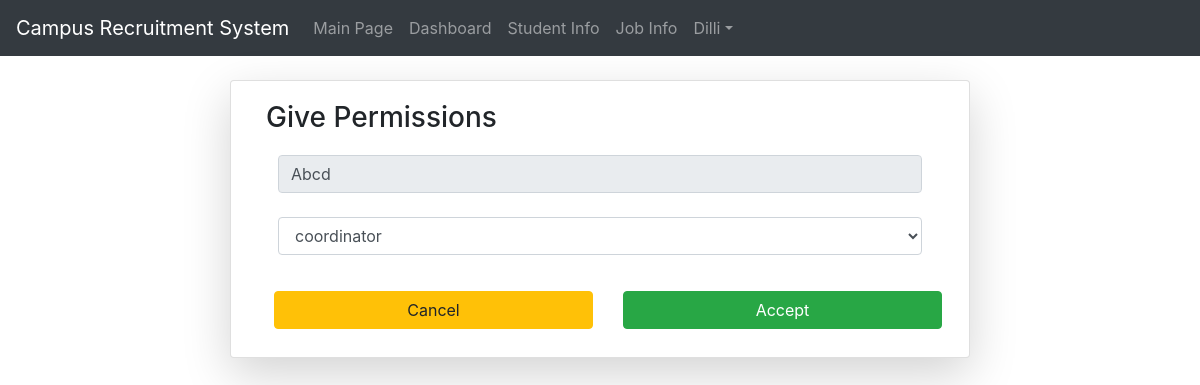
The page /eper/1/ (signed in) on the database its author committed.
### RevisedApp/models.py (models this page shows)
class User(AbstractUser):
	t=[('CSE','CSE'),('ECE','ECE'),('CIVIL','CIVIL'),('Mechanical','Mechanical'),('EEE','EEE'),('MBA','MBA')]
	y=[('III','III'),('IV','IV')]
	rollno=models.CharField(default='17AK1A000',max_length=10)
	dob=models.DateField(null=True)
	year=models.CharField(choices=y,max_length=5,null=True)
	dept=models.CharField(choices=t,max_length=12,null=True)
	phone_no=models.IntegerField(null=True)
	percentage=models.IntegerField(null=True)
	backlogs=models.IntegerField(null=True)
	pass_year=models.IntegerField(null=True)
	address=models.CharField(max_length=250,null=True)
	r=[(1,'coordinator'),(2,'Student'),(3,'Guest')]
	role=models.IntegerField(choices=r,default=2)

### RevisedApp/views.py (the view)
# urls.py: path('eper/<int:k>/',views.gvper,name='gp'),
def gvper(request,k):
	r=User.objects.get(id=k)
	if request.method == "POST":
		k=Usperm(request.POST,instance=r)
		if k.is_valid():
			k.save()
			return redirect('/per')
	k2= Usperm(instance=r)
	return render(request,'html/gvp.html',{'y':k2})

### RevisedApp/forms.py
class Usperm(forms.ModelForm):
	class Meta:
		model = User
		fields=["username","role"]
		widgets={
		 "username":forms.TextInput(attrs={"class":"form-control","readOnly":True,}),
		 "role":forms.Select(attrs={"class":"form-control"}),
		}

### RevisedApp/templates/html/gvp.html (shortened to what this page needs)
{% extends 'html/base.html' %}
{% block content %}
<div class="container mt-4">
	<div class="card col-md-8 mx-auto shadow-lg">
	<div class="card-body">
		<form method="POST">
		<h3>Give Permissions</h3>
		<table class="table table-borderless">
			{% for m in y %}
			<tr>
				<td>{{m}}</td>
			</tr>
			{% endfor %}
		</table>
		<div class="row">
			<div class="col">
				<a href="{% url 'perm' %}" class='btn btn-warning col-sm m-2'> Cancel</a>
				</div>
				<div class="col">
					<input type="submit" value="Accept" class="btn btn-success col-sm m-2">
				</div>
			</div>
		</form>
	</div>
	</div>
</div>
{% endblock %}

### RevisedApp/templates/html/navbar.html (shortened to what this page needs)
<nav class="navbar navbar-expand-md bg-dark navbar-dark">
  <a class="navbar-brand" href="{% url 'home' %}">Campus Recruitment System</a>
  <div class="collapse navbar-collapse" id="collapsibleNavbar">
    <ul class="navbar-nav">
      {% if not user.is_authenticated %}
      <li class="nav-item">
        <a class="nav-link" href="{% url 'home' %}">Home</a>
      </li>
      <li class="nav-item">
        <a class="nav-link" href="#">About</a>
      </li>
      <li class="nav-item">
        <a class="nav-link" href="{% url 'log' %}">Login/Register</a>
      </li>
      {% elif user.role == 1%}
      <li class="nav-item">
        <a class="nav-link" href="{% url 'main' %}">Main Page</a>
      </li>
      <li class="nav-item">
        <a class="nav-link" href="{% url 'dash' %}">Dashboard</a>
      </li>
      <li class="nav-item">
        <a class="nav-link" href="{% url 'perm' %}">Student Info</a>
      </li>
      <li class="nav-item">
        <a class="nav-link" href="{% url 'main' %}">Job Info</a>
      </li>
       <ul class="navbar-nav ml-auto" style="margin-right: 120px">
        {% if not user.is_authenticated %}
        <li class="nav-item">
          <a class="nav-link" href="{% url 'log' %}"> Login</a>
        </li>
        {% else %}
        <li class="dropdown">
          <a type="button" class="nav-link dropdown-toggle" data-toggle="dropdown">{{user.username}}</a>
        </li>
        {% endif %}
      </ul>
      {% endif %}
    </ul>
  </div>
</nav>

### rows shown on the page
User: username "Dilli"
User: y "Abcd" "coordinator"
